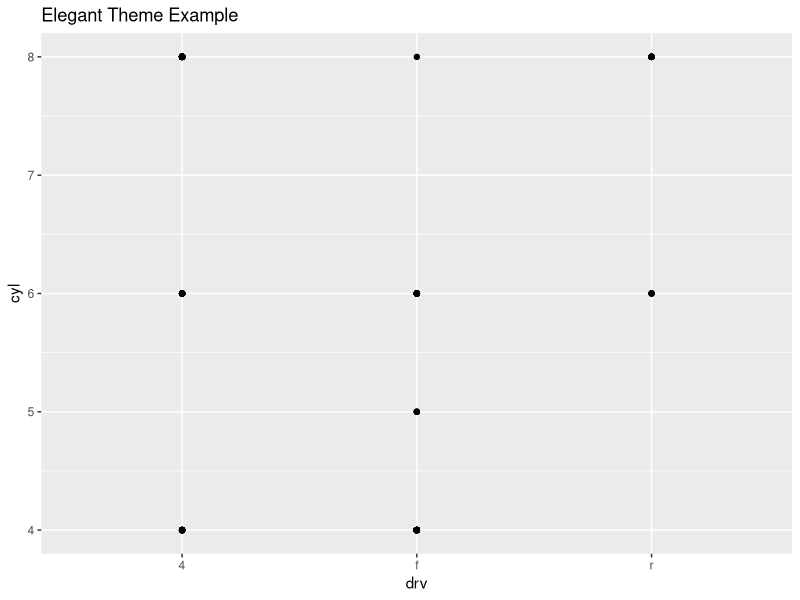

The R source for this figure:
library(ggplot2)

plot <- ggplot(mpg, aes(drv, cyl)) +
  geom_point() +
  labs(title = "Elegant Theme Example")

elegant_theme <- theme_minimal() +
  theme(
    plot.background = element_rect(fill = "linen"),
    panel.background=element_rect(fill="white"),
    text = element_text(family = "serif")
  )
